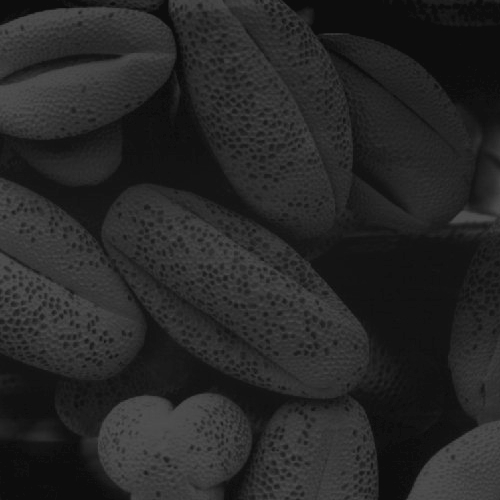
#> input picture images/darkPollen.jpg, 500 x 500 px, given in place of blurry_moon.png, which was not available
$ jupyter execute image_sharpening_filter.ipynb   (shell and % lines are left out)
#> lines starting #> are read from the running program, lines starting #| are printed output that depends on the picture; pictures that were not available may be replaced by others from this repository, and a replacement may not be noted
[cell 1]
# Libraries needed for appropiate working of the functions developed.

import cv2
import random
import numpy as np
import matplotlib.pyplot as plt
from os import listdir, path

imagesnames = sorted(listdir('images'))

print(sorted(imagesnames))

[cell 2]
#Define Function

# Laplacian kernal
def Laplacian(img):
    kernel_V = np.array([[1,1,1],[1,-8,1],[1,1,1]],dtype=np.float32)
    imgVL = cv2.filter2D(img,-1,kernel_V)
    imgSubV=img-imgVL
    #imgSubV_K=Subtraction_Lap(img)
    return [imgVL,imgSubV]

#Load images
img = cv2.imread ('images/blurry_moon.png',cv2.IMREAD_GRAYSCALE).astype("float32") #Read original image
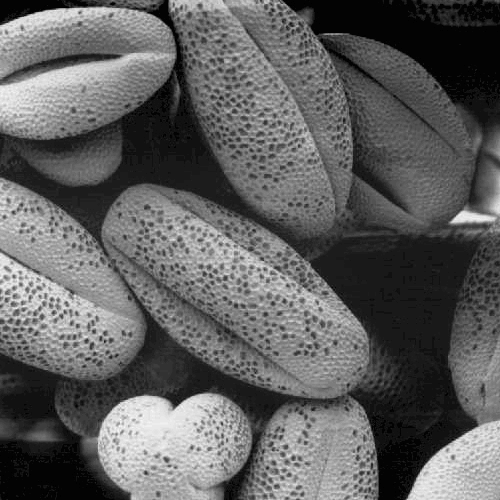
#> img: shape (500, 500) float32; min 12, max 83, mean 38.7; drawn with min black and max white

#Call functions
LaplacianV, subtractionV= Laplacian(img)
#> in Laplacian, `imgVL = cv2.filter2D(img,-1,kernel_V)`:
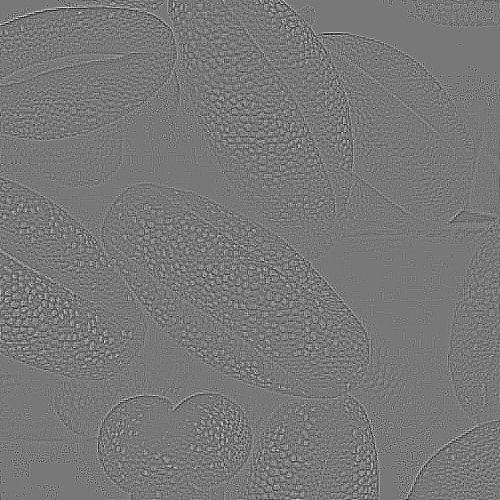
#> imgVL: shape (500, 500) float32; min -153, max 171, mean 0; drawn with min black and max white
#> in Laplacian, `imgSubV=img-imgVL`:
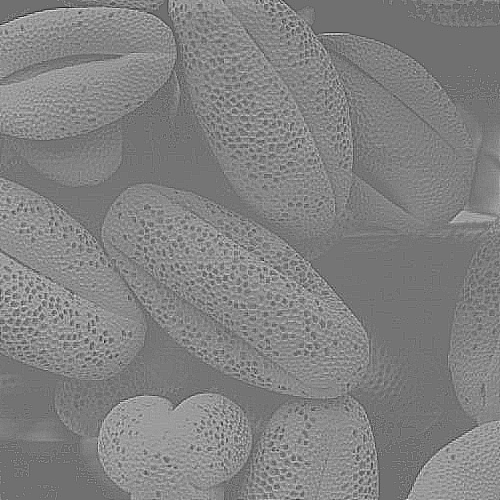
#> imgSubV: shape (500, 500) float32; min -153, max 223, mean 38.7; drawn with min black and max white

#Plotting
plt.figure(figsize=(12,12));
plt.subplot(2,2,1);plt.imshow(img, cmap='gray');plt.title("Input image",fontsize=25);plt.axis('off')
plt.subplot(2,2,2);plt.imshow(LaplacianV,cmap='gray');plt.title("Laplacian image",fontsize=25);plt.axis('off')

plt.figure(figsize=(12,12));
plt.subplot(2,2,1); plt.imshow(subtractionV, cmap='gray', vmin=0, vmax=255);plt.title("Output image",fontsize=25);plt.axis('off')

plt.show()
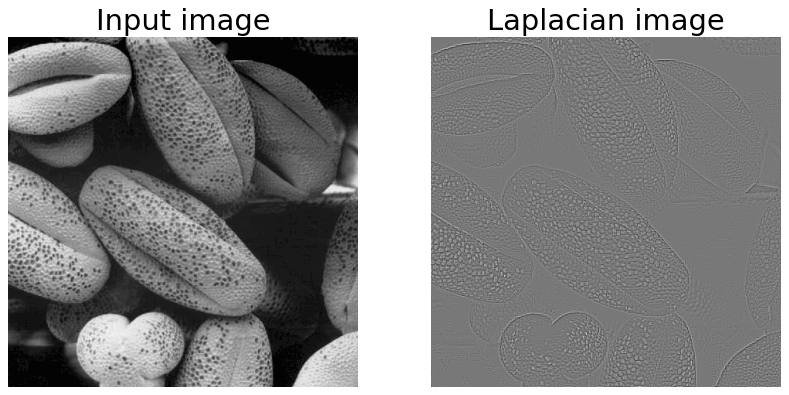
#> figure drawn by matplotlib, 2 panels
